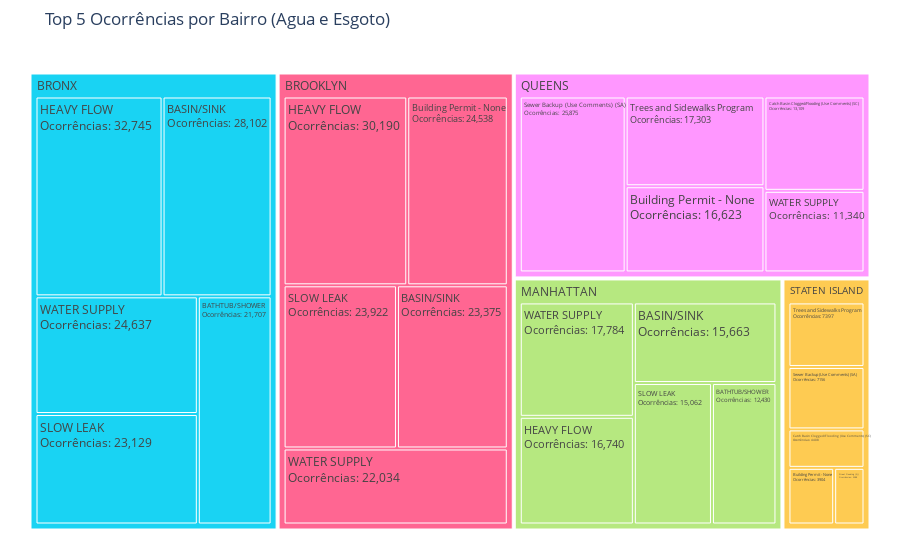

Here is the notebook cell this chart was saved with:
### Markdown cell above
#### Ocorrência de Agua/Esgoto

### Code cell
occurrences_by_borough = ocu_borough_agua_esgoto.groupby(['borough', 'descriptor']).size().reset_index(name='count')

# Selecionar os 5 casos mais frequentes por bairro
top_occurrences = occurrences_by_borough.groupby('borough').apply(lambda x: x.nlargest(5, 'count')).reset_index(drop=True)

# Criar Tree Map
fig = px.treemap(
    top_occurrences, 
    path=['borough', 'descriptor'],  # Agrupamento por Bairro e Tipo de Ocorrência
    values='count', 
    color='borough',  # Diferenciar bairros por cor
    title="Top 5 Ocorrências por Bairro (Agua e Esgoto)",
    color_discrete_map={'Brooklyn': 'blue', 'Manhattan': 'red', 'Queens': 'green', 'Bronx': 'purple', 'Staten Island': 'orange'}
)

# Adicionar valores dentro dos blocos
fig.update_traces(texttemplate='%{label}<br>Ocorrências: %{value}', textfont_size=12)

# Ajustar layout para melhor visualização
fig.update_layout(margin=dict(t=50, l=25, r=25, b=25))

# Exibir gráfico interativo
fig.show()

### Figure 1 — Plotly figure (JSON) as saved in the notebook; plotly's stock layout.template omitted (floating-point values rounded to 4 significant figures)
{"data": [{"branchvalues": "total", "customdata": [["BRONX"], ["BRONX"], ["BRONX"], ["BRONX"], ["BRONX"], ["BRONX"], ["BROOKLYN"], ["BROOKLYN"], ["BROOKLYN"], ["BROOKLYN"], ["BROOKLYN"], ["BROOKLYN"], ["MANHATTAN"], ["MANHATTAN"], ["MANHATTAN"], ["MANHATTAN"], ["MANHATTAN"], ["MANHATTAN"], ["QUEENS"], ["QUEENS"], ["QUEENS"], ["QUEENS"], ["QUEENS"], ["QUEENS"], ["STATEN ISLAND"], ["STATEN ISLAND"], ["STATEN ISLAND"], ["STATEN ISLAND"], ["STATEN ISLAND"], ["STATEN ISLAND"]], "domain": {"x": [0, 1], "y": [0, 1]}, "hovertemplate": "labels=%{label}<br>count=%{value}<br>parent=%{parent}<br>id=%{id}<br>borough=%{customdata[0]}<extra></extra>", "ids": ["BRONX/HEAVY FLOW", "BRONX/BASIN/SINK", "BRONX/WATER SUPPLY", "BRONX/SLOW LEAK", "BRONX/BATHTUB/SHOWER", "BRONX", "BROOKLYN/HEAVY FLOW", "BROOKLYN/Building Permit - None", "BROOKLYN/SLOW LEAK", "BROOKLYN/BASIN/SINK", "BROOKLYN/WATER SUPPLY", "BROOKLYN", "MANHATTAN", "MANHATTAN/BATHTUB/SHOWER", "MANHATTAN/BASIN/SINK", "MANHATTAN/HEAVY FLOW", "MANHATTAN/WATER SUPPLY", "MANHATTAN/SLOW LEAK", "QUEENS", "QUEENS/Sewer Backup (Use Comments) (SA)", "QUEENS/Trees and Sidewalks Program", "QUEENS/Building Permit - None", "QUEENS/Catch Basin Clogged/Flooding (Use Comments) (SC)", "QUEENS/WATER SUPPLY", "STATEN ISLAND/Trees and Sidewalks Program", "STATEN ISLAND/Sewer Backup (Use Comments) (SA)", "STATEN ISLAND/Catch Basin Clogged/Flooding (Use Comments) (SC)", "STATEN ISLAND/Building Permit - None", "STATEN ISLAND/Street Flooding (SJ)", "STATEN ISLAND"], "labels": ["HEAVY FLOW", "BASIN/SINK", "WATER SUPPLY", "SLOW LEAK", "BATHTUB/SHOWER", "BRONX", "HEAVY FLOW", "Building Permit - None", "SLOW LEAK", "BASIN/SINK", "WATER SUPPLY", "BROOKLYN", "MANHATTAN", "BATHTUB/SHOWER", "BASIN/SINK", "HEAVY FLOW", "WATER SUPPLY", "SLOW LEAK", "QUEENS", "Sewer Backup (Use Comments) (SA)", "Trees and Sidewalks Program", "Building Permit - None", "Catch Basin Clogged/Flooding (Use Comments) (SC)", "WATER SUPPLY", "Trees and Sidewalks Program", "Sewer Backup (Use Comments) (SA)", "Catch Basin Clogged/Flooding (Use Comments) (SC)", "Building Permit - None", "Street Flooding (SJ)", "STATEN ISLAND"], "marker": {"colors": ["#19d3f3", "#19d3f3", "#19d3f3", "#19d3f3", "#19d3f3", "#19d3f3", "#FF6692", "#FF6692", "#FF6692", "#FF6692", "#FF6692", "#FF6692", "#B6E880", "#B6E880", "#B6E880", "#B6E880", "#B6E880", "#B6E880", "#FF97FF", "#FF97FF", "#FF97FF", "#FF97FF", "#FF97FF", "#FF97FF", "#FECB52", "#FECB52", "#FECB52", "#FECB52", "#FECB52", "#FECB52"]}, "name": "", "parents": ["BRONX", "BRONX", "BRONX", "BRONX", "BRONX", "", "BROOKLYN", "BROOKLYN", "BROOKLYN", "BROOKLYN", "BROOKLYN", "", "", "MANHATTAN", "MANHATTAN", "MANHATTAN", "MANHATTAN", "MANHATTAN", "", "QUEENS", "QUEENS", "QUEENS", "QUEENS", "QUEENS", "STATEN ISLAND", "STATEN ISLAND", "STATEN ISLAND", "STATEN ISLAND", "STATEN ISLAND", ""], "textfont": {"size": 12}, "texttemplate": "%{label}<br>Ocorrências: %{value}", "type": "treemap", "values": [32740.0, 28100.0, 24640.0, 23130.0, 21710.0, 130300.0, 30190.0, 24540.0, 23920.0, 23380.0, 22030.0, 124100.0, 77680.0, 12430.0, 15660.0, 16740.0, 17780.0, 15060.0, 84250.0, 25880.0, 17300.0, 16620.0, 13110.0, 11340.0, 7397.0, 7156.0, 4408.0, 3904.0, 2588.0, 25450.0]}], "layout": {"legend": {"tracegroupgap": 0}, "margin": {"b": 25, "l": 25, "r": 25, "t": 50}, "title": {"text": "Top 5 Ocorrências por Bairro (Agua e Esgoto)"}}}
